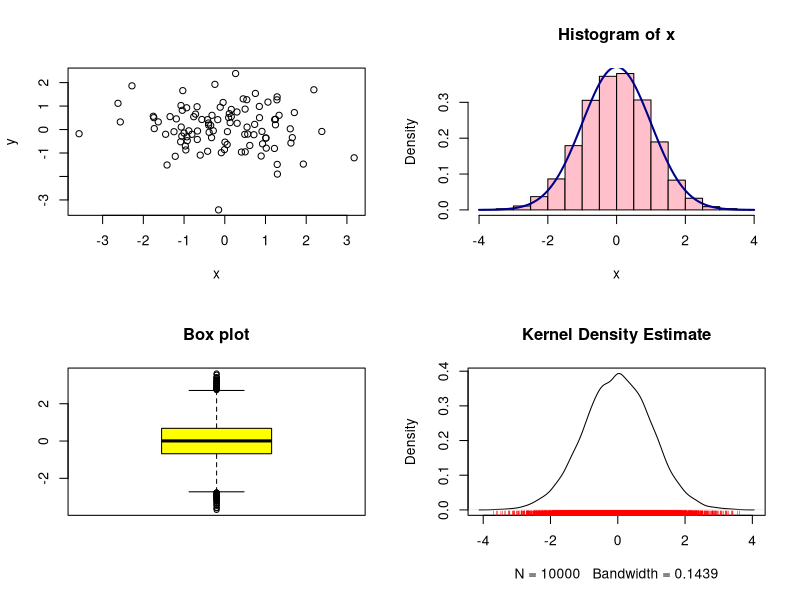
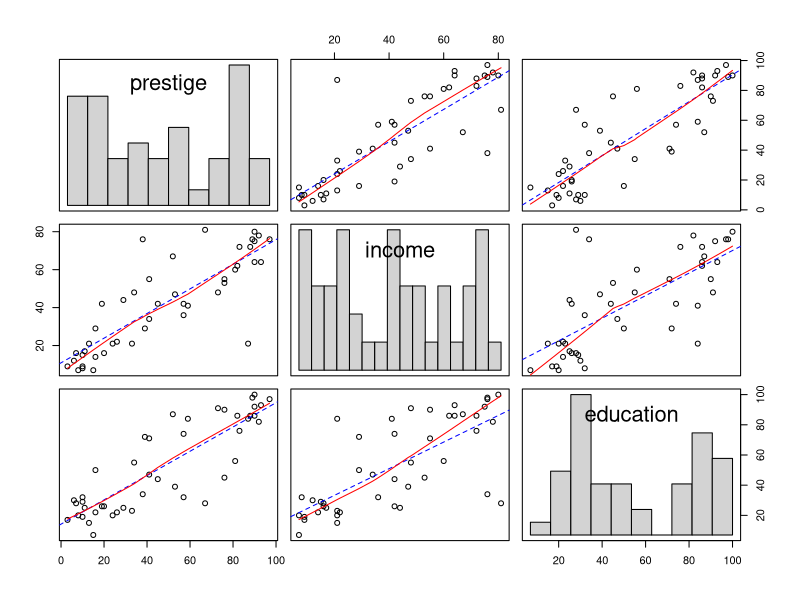
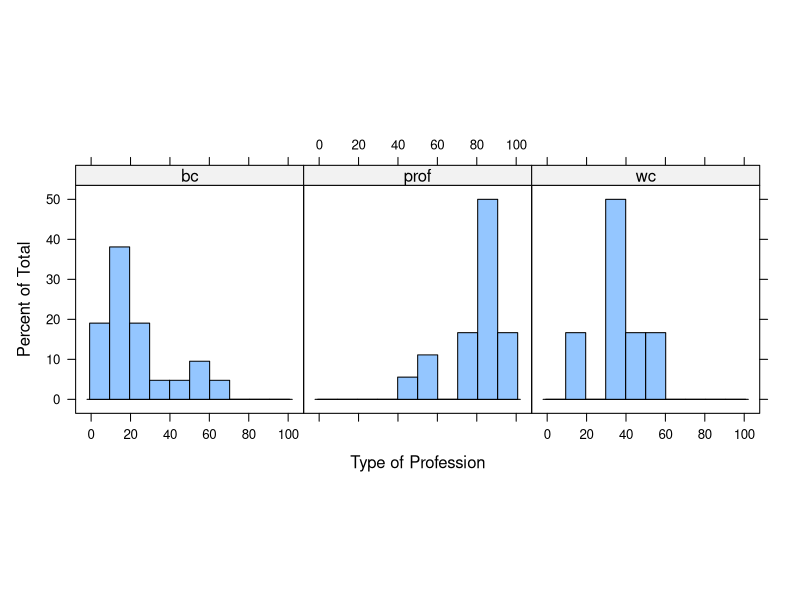
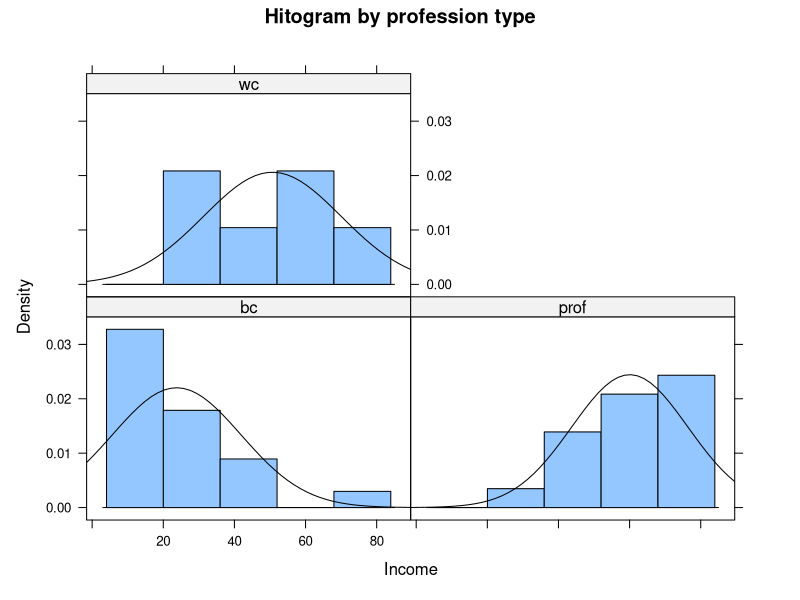
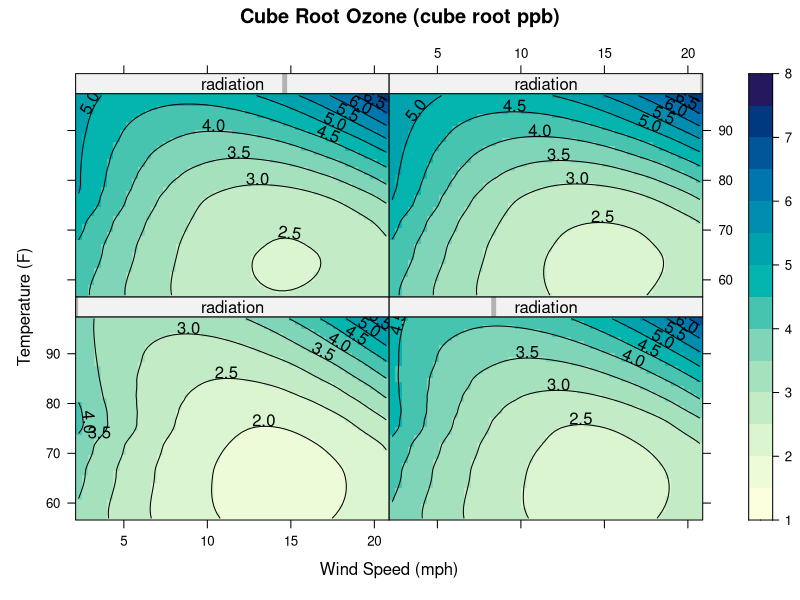
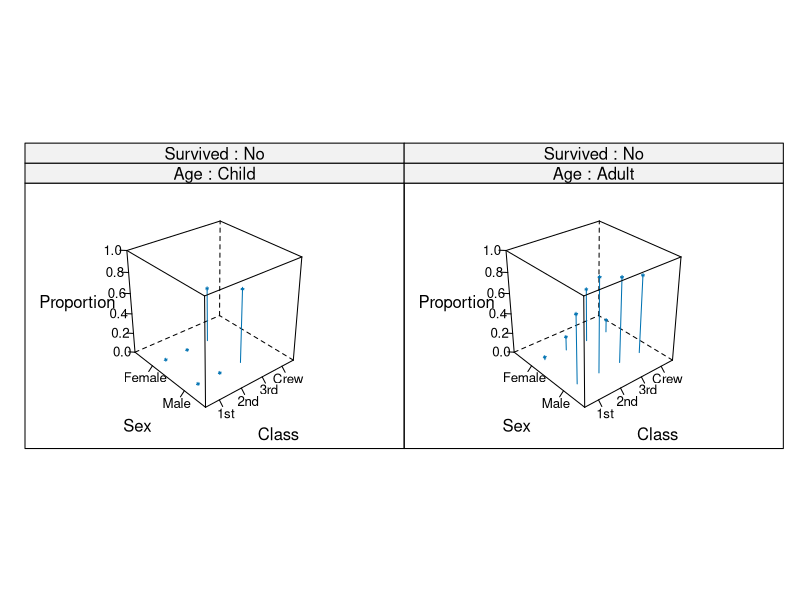
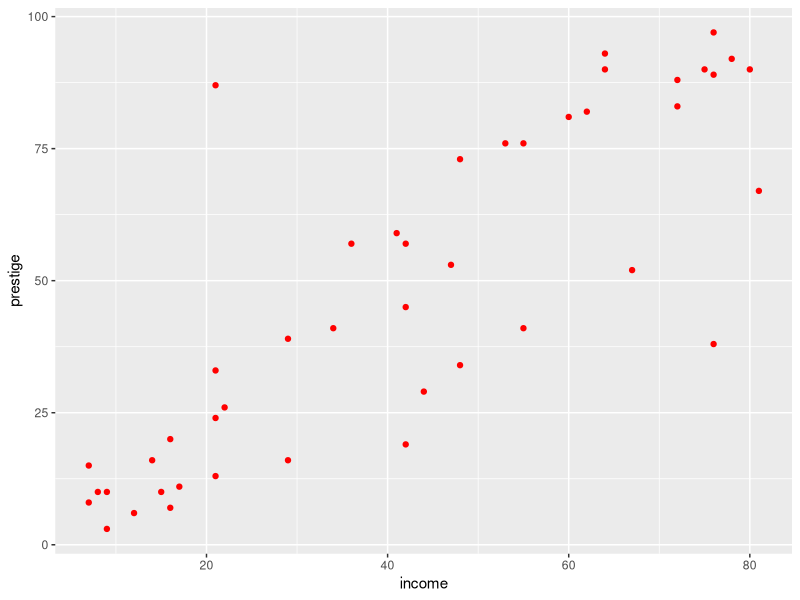
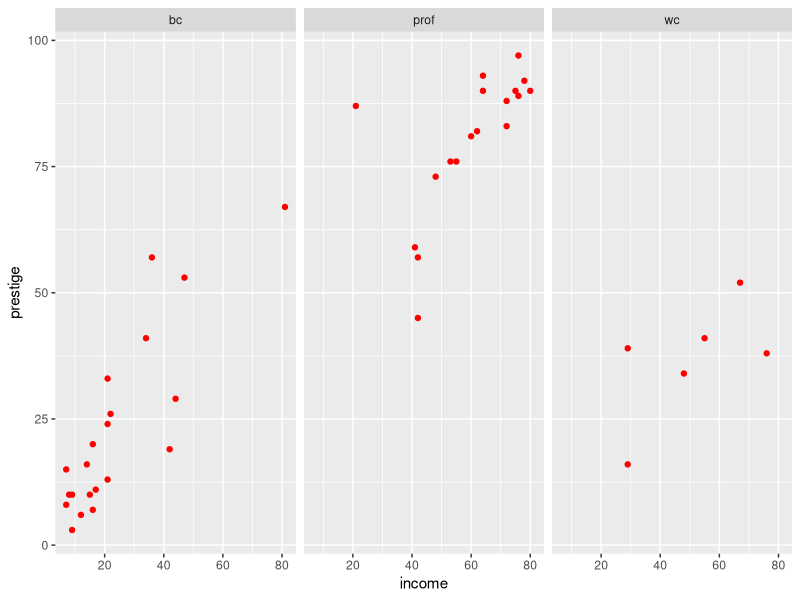

Recreate these plots in R, in order.
## ---- chunk 1
par(mfrow=c(2,2))  						        # set up to draw multiple plots on the same chart
# Basic scatter plot
x <- rnorm(100)
y <- rnorm(100)
plot(x,y)

#Histogram with normal density superimposed
x <- rnorm(10000)							        # random draw from normal distribution
                                      # plot histogram
hist(x, freq = FALSE, col = "pink")			
curve(dnorm,								          # plot normal density
	  col = "dark blue",				        # set coor of curve
	  lwd=2,								            # fill in the area under the curve
	  add = TRUE)							          # add curve to existing plot
# 
# boxplot
boxplot(x,								  	        # draw a boxplot
	    col="yellow",						
		main="Box plot")						
# 
# Kernel density plot with rug
plot(density(x),							        # plot a kernel density estimate
	 main="Kernel Density Estimate")		# add a title
rug(x,col="red")  

## ---- chunk 2
library(car)  	# Load the library containing the sample data
dim(Duncan)			# How big is Duncan? 
head(Duncan)
attach(Duncan)  # Makes the columns available as variables in the glopal space.
pairs(cbind(prestige,income,education),  	# pairs is function that produces a maatrix of scatter plots
	panel=function(x,y){					          # define a function panel for the content of the matrix 
		points(x,y)							              # plot the points
		abline(lm(y~x), lty=2,col="blue")	    # add a linear regression 
		lines(lowess(x,y),col="red")		      # add a nonlinear regression
		},
	diag.panel=function(x){					        # define a new panel for the diagonals
		par(new=T)
		hist(x,main="",axes=F,nclass=12)	    # put a histogram on each diagonal
		}
)
## ---- chunk 3
library(lattice)
# Basic histogram
histogram( ~ prestige | type,  			# Formula to plot variable by a factor
	         data = Duncan,					  # Data set is an input
			 nint=10,
             layout = c(3,1), 
			 aspect = 1,
             xlab = "Type of Profession")

histogram( ~ income | type, 
	       data = Duncan,
		   nint=5,
           xlab = "Income",  
		   main= "Hitogram by profession type",
		   type = "density",
           panel = function(x, ...) {
              panel.histogram(x, ...)
              panel.mathdensity(dmath = dnorm, col = "black",
                                args = list(mean=mean(x),sd=sd(x)))
          } )
## ---- chunk 4
attach(environmental)
ozo.m <- loess((ozone^(1/3)) ~ wind * temperature * radiation,
       parametric = c("radiation", "wind"), span = 1, degree = 2)
w.marginal <- seq(min(wind), max(wind), length.out = 50)
t.marginal <- seq(min(temperature), max(temperature), length.out = 50)
r.marginal <- seq(min(radiation), max(radiation), length.out = 4)
wtr.marginal <- list(wind = w.marginal, temperature = t.marginal,
        radiation = r.marginal)
grid <- expand.grid(wtr.marginal)
grid[, "fit"] <- c(predict(ozo.m, grid))
contourplot(fit ~ wind * temperature | radiation, data = grid,
            cuts = 10, region = TRUE,
            xlab = "Wind Speed (mph)",
            ylab = "Temperature (F)",
            main = "Cube Root Ozone (cube root ppb)")
detach()
## ---- chunk 5
## cloud.table
cloud(prop.table(Titanic, margin = 1:3),
      type = c("p", "h"), strip = strip.custom(strip.names = TRUE),
      scales = list(arrows = FALSE, distance = 2), panel.aspect = 0.7,
      zlab = "Proportion")[, 1]
## ---- chunk 6
library(ggplot2)
# Scatter plot
# Form the pase of the plot
p <- ggplot(Duncan, aes(income, prestige))  					
# p		# This will produce an error since no layers are defined									
# First layer specifies kind of plot
layer1 <- geom_point(colour="red")					
p + layer1		
# Second layer builds facet plot
layer2 <- facet_wrap(~ type)									        
p + layer1 + layer2
# Third layer add a regression line
layer3 <- geom_smooth(aes(group=type),method="lm",size=1,se=F)	
# Fourth layer add a title
layer4 <- ggtitle("Duncan Prestige Data")						   
p + layer1 + layer2 + layer3 + layer4
## ---- chunk 7
p <- ggplot(Duncan, aes(x = prestige, fill=type))
p + geom_histogram(binwidth=20,aes(y = ..density..),position="dodge")

# joran on StackOverflow
# http://bit.ly/1KgTXAU
library(plyr)
grid <- with(Duncan, seq(min(income), max(income), length = length(income)))
normaldens <- ddply(Duncan, "type", function(df) {
  data.frame( 
    predicted = grid,
    density = dnorm(grid, mean(df$income), sd(df$income))
  )
})

ggplot(Duncan, aes(x = income,fill = type)) +
  geom_histogram(aes(y = ..density..),binwidth = 15) +
  facet_grid(~ type) +
  geom_line(data = normaldens, aes(x = predicted, y = density))+
  scale_x_continuous(breaks=c(0,20,40,60,80)) + 
  ggtitle("Histogram by Profession Type") +
  theme(plot.title = element_text(lineheight=.8, face="bold"))

## ---- chunk 8
# More examples from Steven Buechler of Notre Dame
# http://ntrda.me/1KtHGYG
dsmall <- diamonds[sample(nrow(diamonds), 500), ]
ggplot(data = dsmall, aes(carat, price)) +
       geom_point() + geom_smooth(method="loess") + 
       ggtitle("Sample of Diamonds Data with Smoother")	
